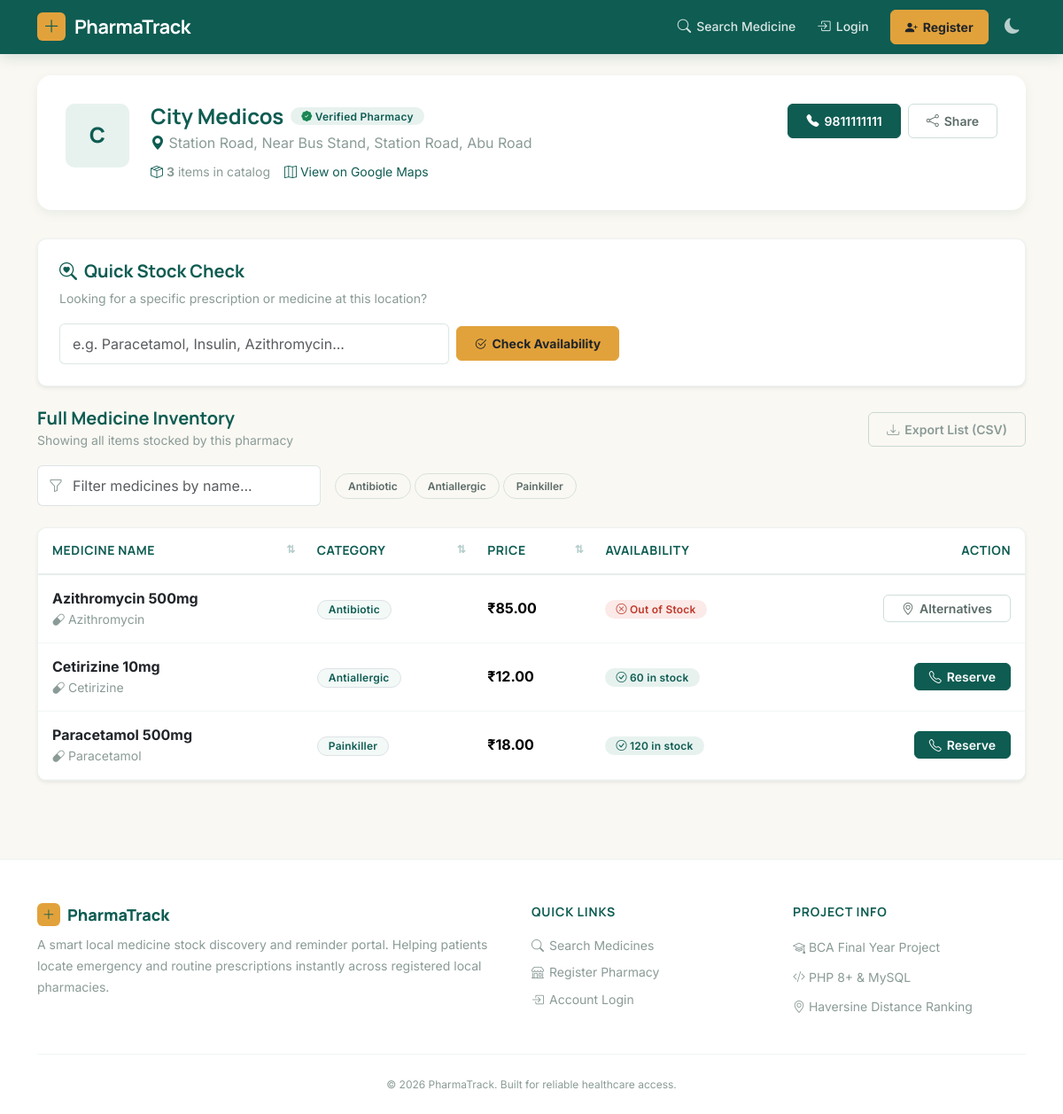
The page /store.php?id=1 on the database its author committed.
### tables this page shows
CREATE TABLE pharmacies (
    pharmacy_id INT AUTO_INCREMENT PRIMARY KEY,
    owner_user_id INT NOT NULL,
    pharmacy_name VARCHAR(150) NOT NULL,
    address VARCHAR(255) NOT NULL,
    locality VARCHAR(100) NOT NULL,
    city VARCHAR(100) NOT NULL DEFAULT 'Abu Road',
    phone VARCHAR(15) NOT NULL,
    latitude DECIMAL(10,7) NULL,
    longitude DECIMAL(10,7) NULL,
    status ENUM('pending', 'approved', 'rejected', 'deactivated') NOT NULL DEFAULT 'pending',
    created_at TIMESTAMP DEFAULT CURRENT_TIMESTAMP,
    FOREIGN KEY (owner_user_id) REFERENCES users(user_id) ON DELETE CASCADE
);

CREATE TABLE stock_entries (
    stock_id INT AUTO_INCREMENT PRIMARY KEY,
    pharmacy_id INT NOT NULL,
    medicine_name VARCHAR(150) NOT NULL,
    generic_name VARCHAR(150) NULL,
    category VARCHAR(80) NULL,
    price DECIMAL(8,2) NOT NULL,
    quantity INT NOT NULL DEFAULT 0,
    expiry_date DATE NULL,
    updated_at TIMESTAMP DEFAULT CURRENT_TIMESTAMP ON UPDATE CURRENT_TIMESTAMP,
    FOREIGN KEY (pharmacy_id) REFERENCES pharmacies(pharmacy_id) ON DELETE CASCADE,
    INDEX idx_medicine_name (medicine_name)
);

### includes/auth.php (called while the page is built, shortened)
<?php
function base_url(string $path = ''): string {
    return rtrim(BASE_PATH, '/') . '/' . ltrim($path, '/');
}
function h(string $str): string {
    return htmlspecialchars($str, ENT_QUOTES, 'UTF-8');
}

### store.php (the view, shortened to what this page needs)
<?php
require_once __DIR__ . '/includes/auth.php';
$pdo = get_db();
$pharmacyId = (int)($_GET['id'] ?? 0);
$stmt = $pdo->prepare("SELECT * FROM pharmacies WHERE pharmacy_id = ? AND status = 'approved'");
$stmt->execute([$pharmacyId]);
$pharmacy = $stmt->fetch();
$stmt = $pdo->prepare('SELECT * FROM stock_entries WHERE pharmacy_id = ? ORDER BY medicine_name');
$stmt->execute([$pharmacyId]);
$stock = $stmt->fetchAll();
$categories = [];
foreach ($stock as $s) {
    if (!empty($s['category']) && !in_array($s['category'], $categories)) {
        $categories[] = $s['category'];
    }
}
$checkQuery = trim($_GET['check'] ?? '');
require_once __DIR__ . '/includes/header.php';
?>
<div class="pharmacy-header">
  <div class="pharmacy-header-avatar">
    <?= strtoupper(substr($pharmacy['pharmacy_name'], 0, 1)) ?>
  </div>
  <div class="pharmacy-header-info">
    <div class="d-flex align-items-center gap-2 flex-wrap mb-1">
      <h2 class="mb-0 fw-bold"><?= h($pharmacy['pharmacy_name']) ?></h2>
      <span class="badge badge-instock"><i class="bi bi-patch-check-fill text-success"></i> Verified Pharmacy</span>
    </div>
    <p class="text-muted mb-2">
      <i class="bi bi-geo-alt-fill text-teal"></i> <?= h($pharmacy['address']) ?>, <?= h($pharmacy['locality']) ?>, <?= h($pharmacy['city']) ?>
    </p>
    <div class="d-flex align-items-center gap-3 flex-wrap small text-muted">
      <span><i class="bi bi-box-seam text-teal"></i> <strong><?= count($stock) ?></strong> items in catalog</span>
      <?php if (!empty($pharmacy['latitude']) && !empty($pharmacy['longitude'])): ?>
        <a href="https://maps.google.com/?q=<?= urlencode($pharmacy['latitude'] . ',' . $pharmacy['longitude']) ?>" target="_blank" rel="noopener noreferrer" class="text-teal text-decoration-none">
          <i class="bi bi-map"></i> View on Google Maps
        </a>
      <?php endif; ?>
    </div>
  </div>
  <div class="pharmacy-header-actions">
    <a href="tel:<?= h($pharmacy['phone']) ?>" class="btn btn-primary">
      <i class="bi bi-telephone-fill"></i> <?= h($pharmacy['phone']) ?>
    </a>
    <button type="button" class="btn btn-outline-secondary share-btn" title="Copy store link">
      <i class="bi bi-share"></i> Share
    </button>
  </div>
</div>
<div class="card mb-4 shadow-sm">
  <div class="card-body p-4">
    <h5 class="fw-bold mb-2"><i class="bi bi-search-heart text-teal me-1"></i> Quick Stock Check</h5>
    <p class="text-muted small mb-3">Looking for a specific prescription or medicine at this location?</p>
    <form method="GET" class="row g-2 align-items-center">
      <div class="col-md-7 col-lg-5">
        <input type="text" name="check" class="form-control"
               placeholder="e.g. Paracetamol, Insulin, Azithromycin..." value="<?= h($checkQuery) ?>">
      </div>
      <div class="col-auto">
        <button type="submit" class="btn btn-amber text-dark fw-bold">
          <i class="bi bi-check2-circle"></i> Check Availability
        </button>
      </div>
    </form>
  </div>
</div>
<div class="d-flex justify-content-between align-items-center flex-wrap gap-2 mb-3">
  <div>
    <h5 class="fw-bold mb-0">Full Medicine Inventory</h5>
    <small class="text-muted">Showing all items stocked by this pharmacy</small>
  </div>
  <?php if (!empty($stock)): ?>
    <button type="button" id="exportCSV" class="export-btn btn btn-sm btn-outline-secondary">
      <i class="bi bi-download"></i> Export List (CSV)
    </button>
  <?php endif; ?>
</div>
<?php if (empty($stock)): ?>
  <div class="empty-state card py-5">
    <div class="empty-icon"><i class="bi bi-box-seam text-muted"></i></div>
    <h5>No stock listed yet</h5>
    <p class="text-muted">This pharmacy has not cataloged medicine inventory yet. Call directly for availability.</p>
    <a href="tel:<?= h($pharmacy['phone']) ?>" class="btn btn-outline-secondary mt-2">
      <i class="bi bi-telephone-fill"></i> Call <?= h($pharmacy['phone']) ?>
    </a>
  </div>
<?php else: ?>
  <div class="stock-filter">
    <div class="input-group" style="max-width: 320px;">
      <span class="input-group-text bg-white border-end-0"><i class="bi bi-funnel text-muted"></i></span>
      <input type="text" id="stockFilterInput" class="form-control border-start-0 ps-0" placeholder="Filter medicines by name...">
    </div>
    <?php if (!empty($categories)): ?>
      <div class="category-pills">
        <?php foreach ($categories as $cat): ?>
          <button type="button" class="category-pill" data-category="<?= h($cat) ?>">
            <?= h($cat) ?>
          </button>
        <?php endforeach; ?>
      </div>
    <?php endif; ?>
  </div>
  <div class="table-responsive bg-white shadow-sm">
    <table class="table table-hover align-middle stock-table mb-0">
      <thead>
        <tr>
          <th class="sortable">Medicine Name</th>
          <th class="sortable">Category</th>
          <th class="sortable">Price</th>
          <th>Availability</th>
          <th class="text-end">Action</th>
        </tr>
      </thead>
      <tbody>
        <?php foreach ($stock as $s): ?>
          <tr>
            <td>
              <div class="fw-bold text-dark"><?= h($s['medicine_name']) ?></div>
              <?php if ($s['generic_name']): ?>
                <div class="small text-muted"><i class="bi bi-capsule"></i> <?= h($s['generic_name']) ?></div>
              <?php endif; ?>
            </td>
            <td data-category="<?= h($s['category'] ?? '') ?>">
              <?php if (!empty($s['category'])): ?>
                <span class="badge bg-teal-ghost text-teal border"><?= h($s['category']) ?></span>
              <?php else: ?>
                <span class="text-muted">&mdash;</span>
              <?php endif; ?>
            </td>
            <td class="fw-bold text-teal">
              ₹<?= number_format((float)$s['price'], 2) ?>
            </td>
            <td>
              <?php if ($s['quantity'] <= 0): ?>
                <span class="badge badge-out"><i class="bi bi-x-circle"></i> Out of Stock</span>
              <?php elseif ($s['quantity'] <= 10): ?>
                <span class="badge badge-low"><i class="bi bi-exclamation-circle"></i> Low: <?= (int)$s['quantity'] ?> left</span>
              <?php else: ?>
                <span class="badge badge-instock"><i class="bi bi-check-circle"></i> <?= (int)$s['quantity'] ?> in stock</span>
              <?php endif; ?>
            </td>
            <td class="text-end">
              <?php if ($s['quantity'] <= 0): ?>
                <a href="<?= base_url('index.php') ?>?q=<?= urlencode($s['medicine_name']) ?>&from_pharmacy=<?= $pharmacyId ?>" class="btn btn-sm btn-outline-secondary py-1" title="Find near you">
                  <i class="bi bi-geo-alt"></i> Alternatives
                </a>
              <?php else: ?>
                <a href="tel:<?= h($pharmacy['phone']) ?>" class="btn btn-sm btn-primary py-1 px-3">
                  <i class="bi bi-telephone"></i> Reserve
                </a>
              <?php endif; ?>
            </td>
          </tr>
        <?php endforeach; ?>
      </tbody>
    </table>
  </div>
<?php endif; ?>
<?php require_once __DIR__ . '/includes/footer.php'; ?>

### rows shown on the page
pharmacies: pharmacy_name "C", pharmacy_name "City Medicos", address "Station Road, Near Bus Stand", locality "Station Road", city "Abu Road", phone "9811111111"
stock_entries: medicine_name "Azithromycin 500mg", generic_name "Azithromycin", category "Antibiotic", price "85.00", quantity 0 (drawn)
stock_entries: medicine_name "Cetirizine 10mg", generic_name "Cetirizine", category "Antiallergic", price "12.00", quantity "60"
stock_entries: medicine_name "Paracetamol 500mg", generic_name "Paracetamol", category "Painkiller", price "18.00", quantity "120"

### other values the page prints
count($stock) "3"
$cat "Antibiotic"
$cat "Antiallergic"
$cat "Painkiller"
